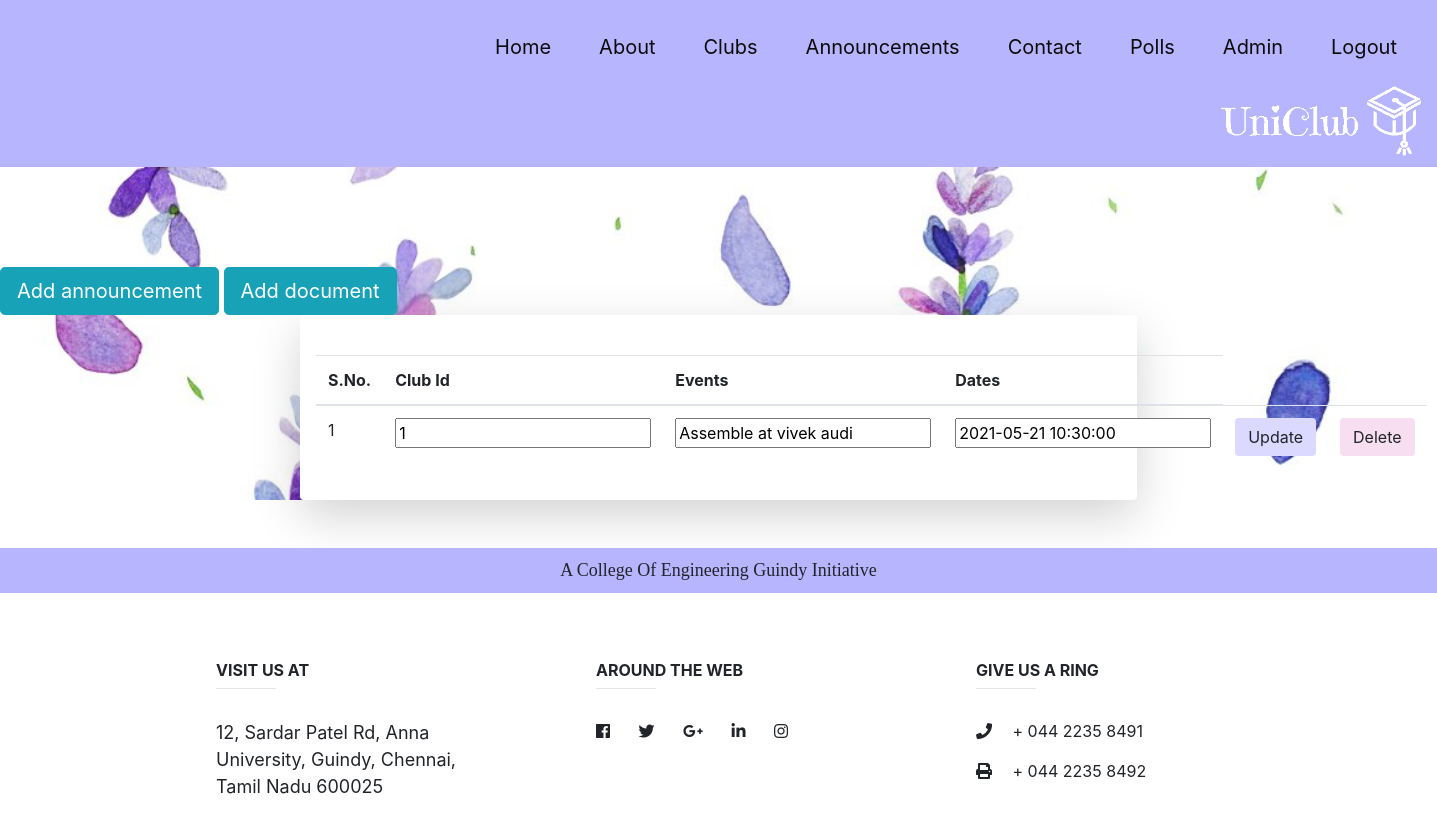
The app's page /clubadmin.php (signed in) with its own data.
### tables this page shows
CREATE TABLE `announcements` (
  `id` int(11) NOT NULL,
  `club_id` varchar(10) DEFAULT NULL,
  `events` text DEFAULT NULL,
  `dates` timestamp NOT NULL DEFAULT current_timestamp() ON UPDATE current_timestamp()
);

### clubadmin.php (the view, shortened to what this page needs)
<!DOCTYPE html>
<html>
<?php
if(isset($_SESSION['login']) == 2)
{
    include "db.php";
    $club = $_SESSION['club'];
    if($_SESSION['login'] == 2){
      $admin = 1;
    }
    else{
      $admin = 0;
    }
    $query = "SELECT * FROM announcements WHERE club_id = '$club'";
    $result = mysqli_query($con,$query);
?>
<head>
    <link rel="stylesheet" href="https://stackpath.bootstrapcdn.com/bootstrap/4.3.1/css/bootstrap.min.css">
    <link rel="stylesheet" href="https://maxcdn.bootstrapcdn.com/font-awesome/4.7.0/css/font-awesome.min.css">
  <link rel="stylesheet" href="https://maxcdn.bootstrapcdn.com/bootstrap/4.0.0/css/bootstrap.min.css">
    <link rel = "stylesheet" href = "announcement.css">
    <link rel = "stylesheet" href = "admin.css">
    <link rel="stylesheet" href="https://maxcdn.bootstrapcdn.com/bootstrap/4.0.0/css/bootstrap.min.css">
    <link
      rel="stylesheet"
      href="https://use.fontawesome.com/releases/v5.7.0/css/all.css"
    />
</head>
<body >
      <nav class="navbar navbar-expand-lg navbar-light" style="background-color:#b8b5ff;">
      <div id = "p" class="float-child">
        <ul class="nav justify-content-end">
        <li class="nav-item" >
            <a class="nav-link"  id = "item" href="main.php">Home</a>
          </li>
          <li class="nav-item" >
            <a class="nav-link"  id = "item" href="main.php#about">About</a>
          </li>
          <li class="nav-item">
            <a class="nav-link" id = "item" href="main.php#clubs">Clubs</a>
          </li>
          <li class="nav-item">
            <a class="nav-link" id = "item" href="announcements.php">Announcements</a>
          </li>
          <li class="nav-item">
            <a class="nav-link" id = "item" href="#contact">Contact</a>
          </li>
          <li class="nav-item">
            <a class="nav-link" id = "item" href="polling/index.php">Polls</a>
          </li>
          <?php
          if($admin == 1){?>
          <li class="nav-item">
            <a class="nav-link" id = "item" href="admincards.php">Admin</a>
          </li>
          <?php } ?>
          <li class="nav-item">
            <a class="nav-link" id = "item" href="logout.php">Logout</a>
          </li>
          <li class="nav-item">
          <img src="Images/logo.png" style="height:95%;width:200px;float:left;margin-left:350px">
          </li>
        </ul>
      </div>
          </nav>
  <div class="feature">
    <button type="button" class="btn btn-info btn-lg" data-toggle="modal" data-target="#myModal">Add announcement</button>
    <button type="button" class="btn btn-info btn-lg" data-toggle="modal" data-target="#myModal2">Add document</button>
    <div  id="content" class="shadow-lg p-3 mb-5 bg-red rounded" >
    <table class="table table-hover">
  <thead>
  <br>
    <tr>
    <th>S.No.</th>
      <th>Club Id</th>
      <th>Events</th>
      <th>Dates</th>
    </tr>
  </thead>
  <tbody>
  <?php
  $i = 1;
    while($row = mysqli_fetch_assoc($result)){
    ?>
    <tr>
    <td><?php echo $i;?></td>
    <form>
      <td><input type = "text" id = "club_id<?php echo $row['id'];?>" value = "<?php echo $row['club_id'];?>"></td>
      <td><input type = "text" id = "events<?php echo $row['id'];?>" value = "<?php echo $row['events'];?>"></td>
      <td><input type = "text" id = "dates<?php echo $row['id'];?>" value = "<?php echo $row['dates'];?>"></td>
      <td><input type="button" class="btn btn1" value = "Update" onclick = "update(<?php echo $row['id'];?>)"></td>
      <td><input type="button" class="btn btn2 " value = "Delete" onclick = "del(<?php echo $row['id'];?>)"></td>
    </form>
    </tr>
    <?php
    $i++;
    }
    ?>
  </tbody>
</table>
  </div>
</div>
</body>
</html>
<?php
include "footer.php";
}
else
{
    echo "<script>";
    echo "alert('Access denied');";
    echo "window.location.href='main.php';";
    echo "</script>";
}?>

### announcement.css (style rules this page uses)
body { width: 100%; overflow-x: hidden; position : absolute; padding :0px!important; }
#item:link, #item:visited { color: #0c0c0c; padding: 14px 14px; text-align: center; text-decoration: none; display: inline-block; }
#item { margin: 10px; border-radius: 10px; font-size: 20px; }
.feature { background-color: #dbd9ff!important; }

### admin.css (style rules this page uses)
.feature { background-image: url("Images/adminpic5.jpg"); background-size: cover; background-repeat: no-repeat; margin-top:0px!important; padding-top: 100px!important; height:100%; }
#content { margin:0px 300px; background-color: #ffffff; }
.btn1 { background-color: #dbd9ff!important; }
.btn2 { background-color: #f7def0!important; }

### records on screen
announcements: club "1", events "Assemble at vivek audi", dates "2021-05-21 10:30:00"
